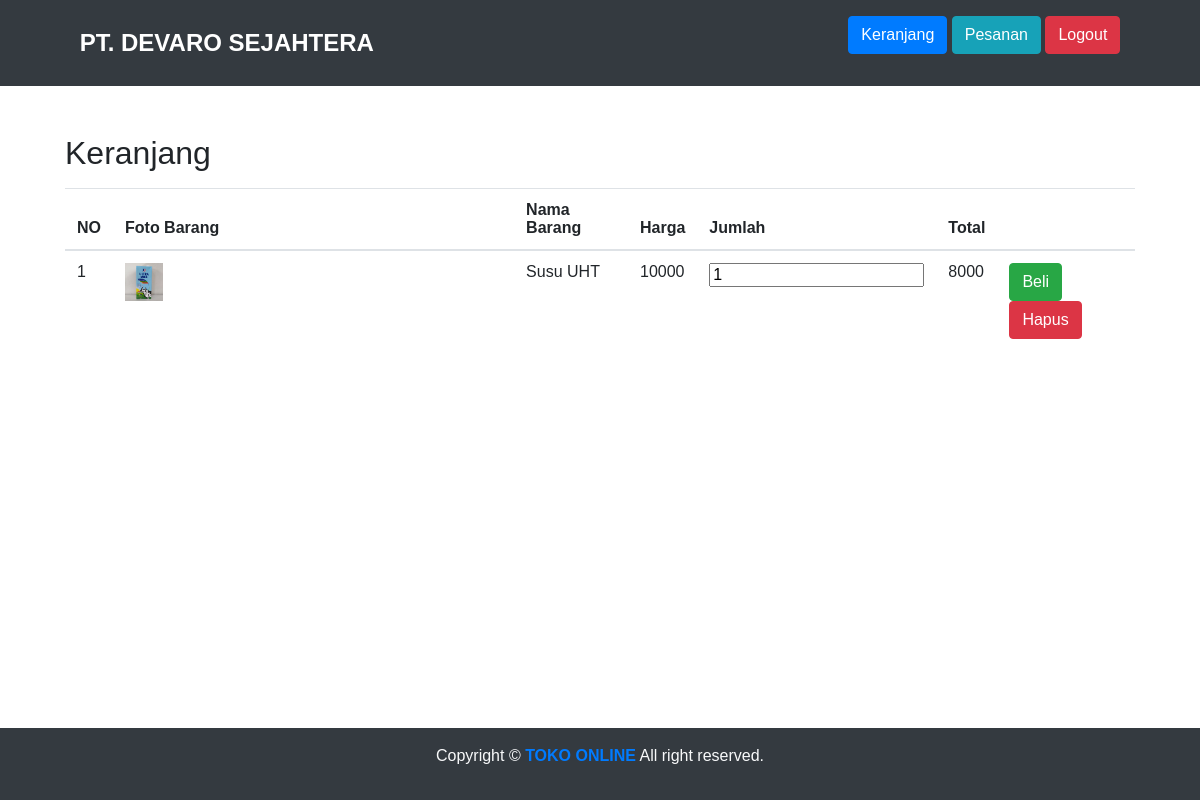
The app's page /user/keranjang.php (signed in) with its own data.
### tables this page shows
CREATE TABLE `keranjang` (
  `id_keranjang` int(11) NOT NULL,
  `id_user` int(11) NOT NULL,
  `id_produk` int(11) NOT NULL,
  `qty` int(11) NOT NULL,
  `total` int(11) NOT NULL
);

CREATE TABLE `produk` (
  `id_produk` int(11) NOT NULL,
  `nam_produk` varchar(100) NOT NULL,
  `kategori` text NOT NULL,
  `harga` int(11) NOT NULL,
  `foto_produk` varchar(500) NOT NULL
);

### user/keranjang.php (the view, shortened to what this page needs)
<link rel="stylesheet" href="https://cdn.jsdelivr.net/npm/bootstrap@4.0.0/dist/css/bootstrap.min.css">
<?php
    if ($_SESSION['user']!=true) {
        header("Location:../");
    }else{
        include "../koneksi.php";
        $id_user = $_SESSION['id'];
        $sql = mysqli_query($konn,"select * from keranjang where id_user = '$id_user'");
        $cek = mysqli_num_rows($sql);
    }
?>
<nav class="navbar navbar-expand-lg navbar-dark bg-dark">
        <div class="container col-11">
            <a class="navbar-brand" href="index.php">PT. DEVARO SEJAHTERA</a>
        <div class="collapse navbar-collapse" id="navbarSupportedContent">
            <form action="" method="post">
        <span class="navbar-text">
        <a href="keranjang.php" class="btn btn-primary">Keranjang</a>
        <a href="history.php" class="btn btn-info">Pesanan</a>
        <input type="submit" name="logout" value="Logout" class="btn btn-danger">
        </span>
        </form>
        </div>
        </div>
    </nav>
<div class="container col-11 py-5">
        <?php
        if($cek == 0){
            ?>
            <center>
                <h1 style="color:red">
                    <b>
                        Keranjang Kosong Nih '(
                    </b>
                </h1>
            </center>
            <?php
        }else{
            ?>
            <h2 class="mb-3">Keranjang</h2>
            <table class="table table-hover striped">
            <thead>
            <tr>
                <th>NO</th>
                <th>Foto Barang</th>
                <th>Nama Barang</th>
                <th>Harga</th>
                <th>Jumlah</th>
                <th>Total</th>
                <th></th>
            </tr>
        </thead>
        <tbody>
            <?php
            $no = 0;
            while ($keranjang = mysqli_fetch_array($sql))
            {   $id_produk = $keranjang['id_produk'];
                $sql2 = mysqli_query($konn,"select * from produk where id_produk = '$id_produk'")  or die(mysqli_error($konn));
                $produk = mysqli_fetch_array($sql2);
            $no++;
            ?>
                <tr>
                    <td><?php echo $no?></td>
                    <td><img src="../gambar/<?php echo$produk['foto_produk']?>" width="10%" alt=""></td>
                    <td><?=$produk['nam_produk']?></td>
                    <td><?=$produk['harga']?></td>
                    <form action="" method="post">
                    <td><input type="number" name="qty" value="<?=$keranjang['qty']?>"id=""></td>
                    <td><?=$keranjang['total']?></td>
                    <td>
                        <input type="submit" name="beli" class="btn btn-success" value="Beli">
                        <input type="submit" name="hapus" class="btn btn-danger" value="Hapus">
                        </form>
                </tr>
            <?php
        }
    }
        ?>
                </tbody>
</table>
</div>
<?php
include "../footer.php";
?>

### user/keranjang.php (style rules this page uses)
* { font-family: "Oswald",sans-serif; font-weight: medium; }
.navbar-brand { font-family: "Oswald",sans-serif; font-size: 24px; font-weight: bold ; }

### records on screen
keranjang: id_produk.foto_produk (picture), id_produk.nam_produk "Susu UHT", id_produk.harga "10000", qty "1", total "8000"
